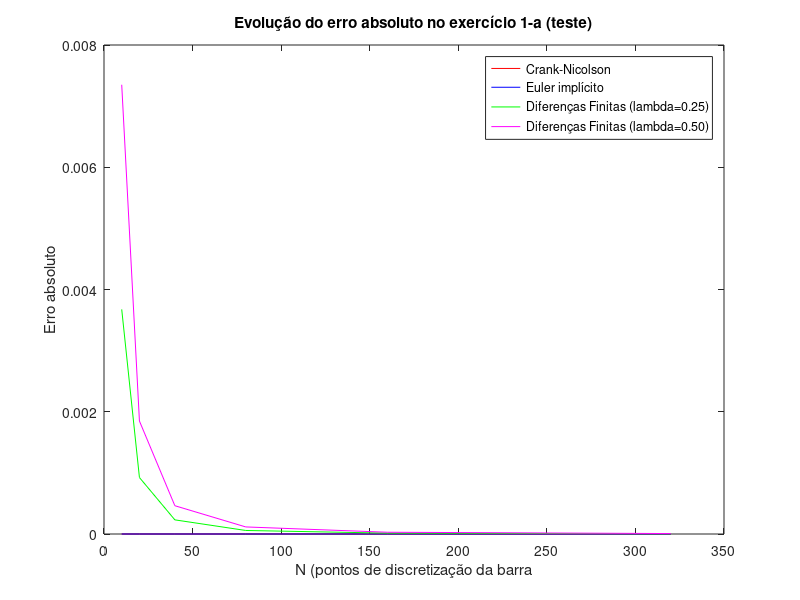
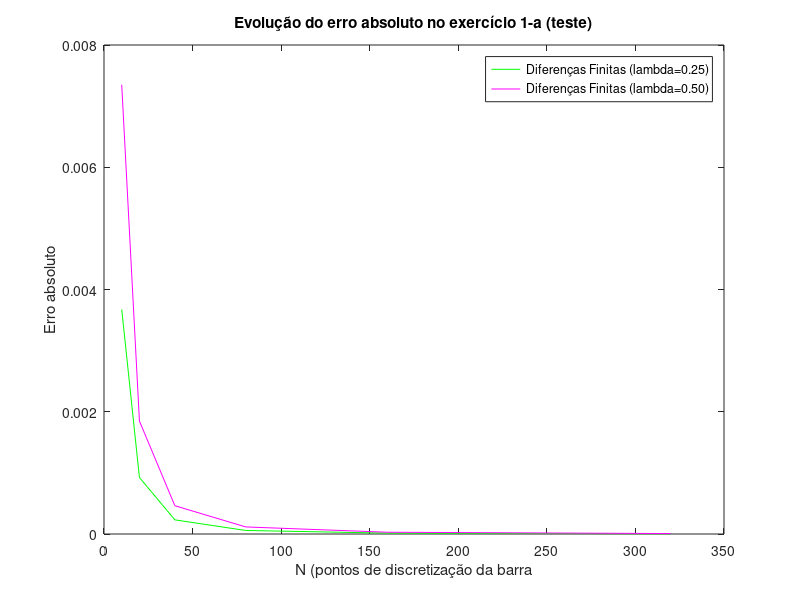

The MATLAB script that drew these images, in order:
%%%
% Script para visualizar os dados gerados pelo Exercício Programa 1 da
% disciplina MAP3121: Um problema inverso para obtenção da distribuição de
% Temperatura.
%
% Matheus Bordin Gomes
% João Ferreira Cysne

close all; clear; clc;

%%
% Dados
N = [10 20 40 80 160 320];

crank_err = [0 0 0 0 0 0];
euler_err = [0 0 0 0 0 0];
diff_25_err = [0.003674870452 0.000924181967 0.000231363203 0.000057861344 0.000014466606 0.000003616731];
diff_50_err = [0.007349771409 0.001848366156 0.000462726541 0.000115722697 0.000028933212 0.000007233462];

%%
% Plot
figure(1);
plot(N, crank_err, 'r', N, euler_err, 'b', N, diff_25_err, 'g', N, diff_50_err, 'm');
title('Evolução do erro absoluto no exercício 1-a (teste)');
ylabel('Erro absoluto');
xlabel('N (pontos de discretização da barra');
legend('Crank-Nicolson','Euler implícito','Diferenças Finitas (lambda=0.25)','Diferenças Finitas (lambda=0.50)');

figure(2);
plot(N, diff_25_err, 'g', N, diff_50_err, 'm');
title('Evolução do erro absoluto no exercício 1-a (teste)');
ylabel('Erro absoluto');
xlabel('N (pontos de discretização da barra');
legend('Diferenças Finitas (lambda=0.25)','Diferenças Finitas (lambda=0.50)');